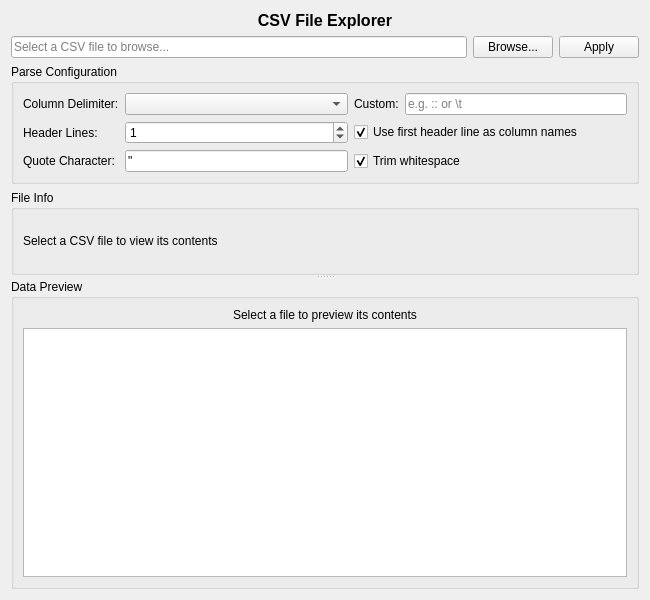
<?xml version="1.0" encoding="UTF-8"?>
<ui version="4.0">
 <class>CsvExplorer_Widget</class>
 <widget class="QWidget" name="CsvExplorer_Widget">
  <property name="geometry">
   <rect>
    <x>0</x>
    <y>0</y>
    <width>650</width>
    <height>600</height>
   </rect>
  </property>
  <property name="windowTitle">
   <string>CSV Explorer</string>
  </property>
  <layout class="QVBoxLayout" name="verticalLayout">
   <item>
    <widget class="QLabel" name="titleLabel">
     <property name="text">
      <string>CSV File Explorer</string>
     </property>
     <property name="font">
      <font>
       <pointsize>12</pointsize>
       <bold>true</bold>
      </font>
     </property>
     <property name="alignment">
      <set>Qt::AlignmentFlag::AlignCenter</set>
     </property>
    </widget>
   </item>
   <item>
    <layout class="QHBoxLayout" name="fileSelectLayout">
     <item>
      <widget class="QLineEdit" name="filePathEdit">
       <property name="placeholderText">
        <string>Select a CSV file to browse...</string>
       </property>
       <property name="readOnly">
        <bool>true</bool>
       </property>
      </widget>
     </item>
     <item>
      <widget class="QPushButton" name="browseButton">
       <property name="text">
        <string>Browse...</string>
       </property>
       <property name="toolTip">
        <string>Select a CSV file to open</string>
       </property>
      </widget>
     </item>
     <item>
      <widget class="QPushButton" name="applyButton">
       <property name="text">
        <string>Apply</string>
       </property>
       <property name="toolTip">
        <string>Reload the file with the current settings</string>
       </property>
      </widget>
     </item>
    </layout>
   </item>
   <item>
    <widget class="QGroupBox" name="configGroupBox">
     <property name="title">
      <string>Parse Configuration</string>
     </property>
     <layout class="QGridLayout" name="configGridLayout">
      <item row="0" column="0">
       <widget class="QLabel" name="delimiterLabel">
        <property name="text">
         <string>Column Delimiter:</string>
        </property>
        <property name="toolTip">
         <string>Character(s) used to separate columns</string>
        </property>
       </widget>
      </item>
      <item row="0" column="1">
       <widget class="QComboBox" name="delimiterCombo">
        <property name="toolTip">
         <string>Select the column delimiter</string>
        </property>
       </widget>
      </item>
      <item row="0" column="2">
       <widget class="QLabel" name="customDelimiterLabel">
        <property name="text">
         <string>Custom:</string>
        </property>
        <property name="toolTip">
         <string>Enter a custom delimiter (supports \t, \n, \r escape sequences)</string>
        </property>
       </widget>
      </item>
      <item row="0" column="3">
       <widget class="QLineEdit" name="customDelimiterEdit">
        <property name="placeholderText">
         <string>e.g. :: or \t</string>
        </property>
        <property name="maxLength">
         <number>10</number>
        </property>
        <property name="toolTip">
         <string>Custom delimiter string (supports \t, \n, \r escape sequences)</string>
        </property>
       </widget>
      </item>
      <item row="1" column="0">
       <widget class="QLabel" name="headerLinesLabel">
        <property name="text">
         <string>Header Lines:</string>
        </property>
        <property name="toolTip">
         <string>Number of lines at the start of the file to treat as header</string>
        </property>
       </widget>
      </item>
      <item row="1" column="1">
       <widget class="QSpinBox" name="headerLinesSpinBox">
        <property name="minimum">
         <number>0</number>
        </property>
        <property name="maximum">
         <number>1000</number>
        </property>
        <property name="value">
         <number>1</number>
        </property>
        <property name="toolTip">
         <string>Number of header lines to skip before data rows begin</string>
        </property>
       </widget>
      </item>
      <item row="1" column="2" colspan="2">
       <widget class="QCheckBox" name="useHeaderNamesCheckBox">
        <property name="text">
         <string>Use first header line as column names</string>
        </property>
        <property name="checked">
         <bool>true</bool>
        </property>
        <property name="toolTip">
         <string>If checked, the first header line will be parsed to generate column names</string>
        </property>
       </widget>
      </item>
      <item row="2" column="0">
       <widget class="QLabel" name="quoteCharLabel">
        <property name="text">
         <string>Quote Character:</string>
        </property>
        <property name="toolTip">
         <string>Character used to quote fields containing delimiters</string>
        </property>
       </widget>
      </item>
      <item row="2" column="1">
       <widget class="QLineEdit" name="quoteCharEdit">
        <property name="text">
         <string>"</string>
        </property>
        <property name="maxLength">
         <number>1</number>
        </property>
        <property name="toolTip">
         <string>Quote character for fields that contain the delimiter</string>
        </property>
       </widget>
      </item>
      <item row="2" column="2" colspan="2">
       <widget class="QCheckBox" name="trimWhitespaceCheckBox">
        <property name="text">
         <string>Trim whitespace</string>
        </property>
        <property name="checked">
         <bool>true</bool>
        </property>
        <property name="toolTip">
         <string>Trim leading and trailing whitespace from each field value</string>
        </property>
       </widget>
      </item>
     </layout>
    </widget>
   </item>
   <item>
    <widget class="QSplitter" name="mainSplitter">
     <property name="orientation">
      <enum>Qt::Orientation::Vertical</enum>
     </property>
     <widget class="QGroupBox" name="infoGroupBox">
      <property name="title">
       <string>File Info</string>
      </property>
      <layout class="QVBoxLayout" name="infoLayout">
       <item>
        <widget class="QLabel" name="infoLabel">
         <property name="text">
          <string>Select a CSV file to view its contents</string>
         </property>
         <property name="wordWrap">
          <bool>true</bool>
         </property>
         <property name="textFormat">
          <enum>Qt::TextFormat::RichText</enum>
         </property>
         <property name="minimumHeight">
          <number>80</number>
         </property>
        </widget>
       </item>
      </layout>
     </widget>
     <widget class="QGroupBox" name="previewGroupBox">
      <property name="title">
       <string>Data Preview</string>
      </property>
      <layout class="QVBoxLayout" name="previewGroupLayout">
       <item>
        <widget class="QLabel" name="previewStatusLabel">
         <property name="text">
          <string>Select a file to preview its contents</string>
         </property>
         <property name="alignment">
          <set>Qt::AlignmentFlag::AlignCenter</set>
         </property>
        </widget>
       </item>
       <item>
        <widget class="QTableView" name="previewTableView">
         <property name="alternatingRowColors">
          <bool>true</bool>
         </property>
         <property name="selectionMode">
          <enum>QAbstractItemView::SelectionMode::SingleSelection</enum>
         </property>
         <property name="selectionBehavior">
          <enum>QAbstractItemView::SelectionBehavior::SelectItems</enum>
         </property>
         <property name="showGrid">
          <bool>true</bool>
         </property>
         <property name="minimumHeight">
          <number>150</number>
         </property>
        </widget>
       </item>
      </layout>
     </widget>
    </widget>
   </item>
  </layout>
 </widget>
 <resources/>
 <connections/>
</ui>
